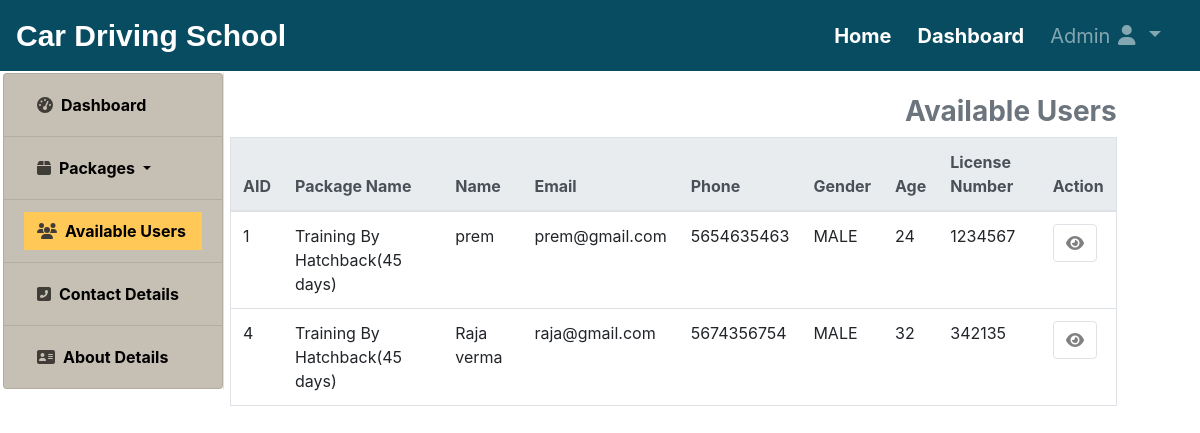
Page /adminuser/available-user/ (signed in) on the committed database.
### core/models.py (models this page shows)
class applicants_model(models.Model):
    packages=packagemodel.objects.all()
    choice1=[]
    for p in packages:
        choice1.append((p.pname,p.pname))
    choice2=[
        ('09:00AM-10:00AM','09:00AM-10:00AM'),('10:00AM-11:00AM','10:00AM-11:00AM'),('11:00AM-12:00PM','11:00AM-12:00PM'),
        ('12:00PM-01:00PM','12:00AM-01:00PM'),('01:00PM-02:00PM','01:00AM-02:00PM'),('02:00PM-03:00PM','02:00AM-03:00PM'),
        ('03:00PM-04:00PM','03:00AM-04:00PM'),('04:00PM-05:00PM','04:00AM-05:00PM'),('05:00PM-06:00PM','05:00AM-06:00PM'),
    ]
    choice3=[
        ('MALE','MALE'),('FEMALE','FEMALE'),('TRANSGENDER','TRANSGENDER')
    ]
    package=models.CharField(max_length=255,choices=choice1,default=choice1[0])
    start_date=models.DateField()
    timing=models.CharField(max_length=255,choices=choice2,default=choice2[0])
    name=models.CharField(max_length=255)
    email=models.EmailField()
    phone=models.IntegerField()
    gender=models.CharField(max_length=255,choices=choice3,default=choice3[0])
    age=models.IntegerField()
    licenseno=models.IntegerField()
    licensepic=models.FileField()
    address=models.TextField()
    status=models.CharField(max_length=255,default="Pending")

### adminuser/views.py (the view)
# urls.py: path('available-user/',views.available_users,name="available-user"),
def available_users(request):
    page="Available Users"
    if request.user.is_authenticated:
        applications=applicants_model.objects.filter(status='Accept')
        return render(request,'adminuser/availableusers.html',{'applications':applications,'page':page})
    else:
        return HttpResponseRedirect('/')

### adminuser/templates/adminuser/availableusers.html (shortened to what this page needs)
{% extends 'core/base.html' %}
{% load static %}
{% block navbar %}
    {% include 'core/navbar.html' %}
{% endblock navbar %}
{% block content %}
    <div class="container-fluid">
        <div class="row">
            <div class="col-lg-2 col-sm-4 col-md-3" style="left:-13px;">
                {% include 'adminuser/sidebar.html' %}
            </div>
            <div class="col-sm-12 col-md-10" style="top:95px;">
                <div class="container-fluid">
                    <div class="row">
                        <div class="col-md-10 offset-md-4 col-lg-11 offset-lg-0" style="position:absolute;z-index:1;">
                            <h3 class="font-weight-bold text-secondary text-right">Available Users</h3>
                            <table class="table table-hover border">
                                <thead class="thead-light">
                                    <tr>
                                        <th>AID</th>
                                        <th>Package Name</th>
                                        <th>Name</th>
                                        <th>Email</th>
                                        <th>Phone</th>
                                        <th>Gender</th>
                                        <th>Age</th>
                                        <th>License Number</th>
                                        <th>Action</th>
                                    </tr>
                                </thead>
                                <tbody>
                                    {% for application in applications %}
                                        <tr>
                                            <td>{{application.id}}</td>
                                            <td>{{application.package}}</td>
                                            <td>{{application.name}}</td>
                                            <td>{{application.email}}</td>
                                            <td>{{application.phone}}</td>
                                            <td>{{application.gender}}</td>
                                            <td>{{application.age}}</td>
                                            <td>{{application.licenseno}}</td>
                                            <td>
                                                <a href="{% url 'available-user-detail' application.id %}" class="btn border" style="color:grey;"><i class="fas fa-eye"></i></a>
                                            </td>
                                        </tr>
                                    {% endfor %}
                                </tbody>
                            </table>
                        </div>
                    </div>
                </div>
            </div>
        </div>
    </div>
{% endblock content %}

### rows in the picture
applicants_model: id "1", package "Training By Hatchback(45 days)", name "prem", email "prem@gmail.com", phone "5654635463", gender "MALE", age "24", licenseno "1234567"
applicants_model: id "4", package "Training By Hatchback(45 days)", name "Raja verma", email "raja@gmail.com", phone "5674356754", gender "MALE", age "32", licenseno "342135"
